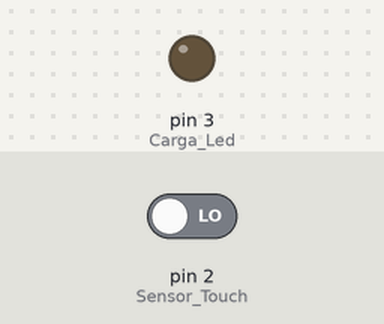
Bench run of a sketch on a simulated Arduino Uno, built with avr-gcc and run on an emulated ATmega328P. Parts: output pins drawn as LEDs (lit = HIGH). The test bench sets the inputs (shaded band); at power-on: pin 2 (Sensor_Touch) LOW.

Above: at 1.2 s.
1.3 s: pin 2 (Sensor_Touch) driven HIGH
At 2.3 s:
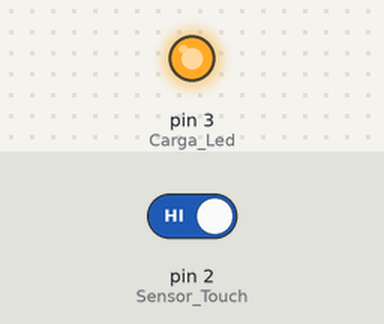
Timing chart, 0 to 4.3 s (numbered marks = the images above; inputs shaded):
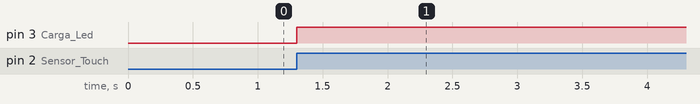

The sketch:

Sensor_Capacitivo_Touch.ino
```cpp
//Declaración de variables
int Estado = 0;
int Sensor_Touch = 2;
int Carga_Led = 3;
int Bandera=0;

void setup()
{
  pinMode(Sensor_Touch, INPUT);//Definir el pin 2 como entrada
  pinMode(Carga_Led, OUTPUT);//Definir el pin 3 como salida
  digitalWrite(Carga_Led, LOW);//iniciar con la carga apagada
}

void loop()
{
  Estado = digitalRead(Sensor_Touch);//Realizar la lectura del sensor
  if(Estado==1&&Bandera==0)//Si el carga esta apagado y se presiona el sensor
  {
    digitalWrite(Carga_Led,HIGH);//Encender la carga
    while(Estado==1)//Recordar el estado en el que se encuentra
    {
     Estado = digitalRead(Sensor_Touch);//actualizar el estado del sensor
     Bandera=1;//Variable para recordar que se encendio la carga
    }
  }
  if(Estado==1&&Bandera==1)//Si la carga esta encendida y se presiona el sensor
  {
    digitalWrite(Carga_Led,LOW);//Apagar la carga
    while(Estado==1)
    {
     Estado = digitalRead(Sensor_Touch);//actualizar el estado del sensor
     Bandera=0;//Variable para recordar que se apago la carga
    }
  }
}
```

Measured:
- after the input at 1.3 s, pin 3 (Carga_Led): LOW → HIGH at once
